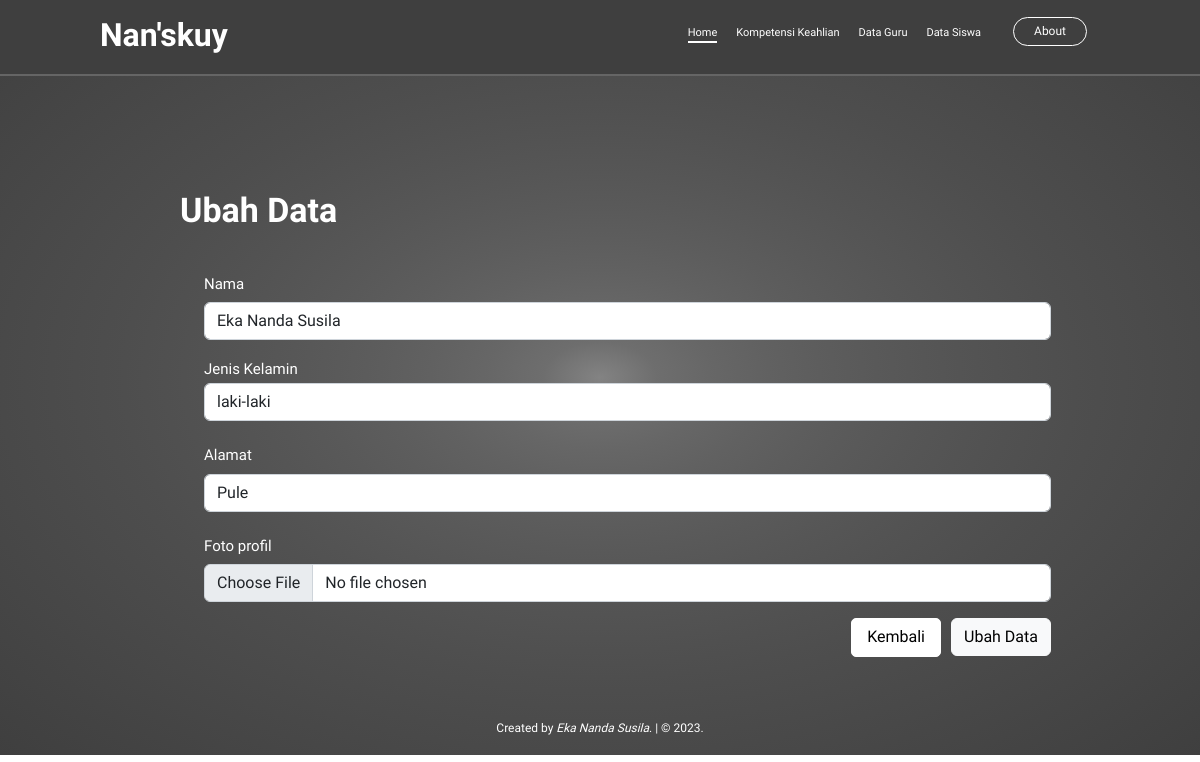
Screenshot of /public/siswa/getubah/1 with the database file from the repository.
### tables this page shows
CREATE TABLE `data_siswa` (
  `id` int(11) NOT NULL,
  `nama` varchar(255) NOT NULL,
  `jenis_kelamin` varchar(255) NOT NULL,
  `alamat` varchar(255) NOT NULL,
  `gambar` varchar(255) NOT NULL
);

### app/core/Controller.php (called while the page is built, shortened)
<?php
class Controller{
    public function view($view,$data =[]){
        require_once "../app/view/".$view.'.php';
    }
    public function model($model){
        return new $model;
    }
}

### app/controller/Siswa.php (called while the page is built, shortened)
<?php
class Siswa extends Controller{
public function getubah($id){
    $data['judul']="Ubah Data Siswa";
    $data['siswa']=$this->model('Siswa_model')->getBlogById($id);
    $this->view('siswa/getubah',$data);
}
}

### app/core/App.php (called while the page is built, shortened)
<?php
class App
{
    protected $method = "index";
    protected $params = [];
    public function __construct()
    {
        $url = $this->parseURL();
        if(isset($url[1]))
            {
        if(file_exists('../app/controller/'.$url[0].'.php')){
            unset($url[0]);
        }}
            $this->controller = new
            $this->controller;
            if(isset($url[1]))
            {
                if(method_exists($this->controller,
                $url[1])){
                    $this->method= $url[1];
                    unset($url[1]);
                }
            }
            if(!empty($url)){
                    $this->params = array_values($url);
            }
            call_user_func_array(
                [$this->controller,$this->method],
                $this->params);
    }
    public function parseURL()
    {
        if (isset($_GET['url'])){
            $url = ($_GET['url']. "/");
            $url = filter_var($url, FILTER_SANITIZE_URL);
            $url = explode('/',$url);
            return $url;
        }
    }
}
?>

### public/index.php (called while the page is built, shortened)
<?php
$app = new App;
?>

### app/core/Database.php (called while the page is built, shortened)
<?php
class Database {
    private $host = DB_HOST;
    private $user = DB_USER;
    private $pass = DB_PASS;
    private $db_name = DB_NAME;
    private $dbh;
    private $stmt;
    public function __construct()
    {
        $dsn = 'mysql:host=' . $this->host . ';dbname=' . $this->db_name;
        $option = [
            PDO::ATTR_PERSISTENT => true,
            PDO::ATTR_ERRMODE => PDO::ERRMODE_EXCEPTION
        ];
        try {
            $this->dbh = new PDO($dsn, $this->user, $this->pass, $option);
        } catch(PDOException $e) {
            die($e->getMessage());
        }
    }
    public function query($query)
    {
        $this->stmt = $this->dbh->prepare($query);
    }
    public function bind($param, $value, $type = null)
    {
        if( is_null($type) ) {
            switch( true ) {
                default :
                    $type = PDO::PARAM_STR;
            }
        }
        $this->stmt->bindValue($param, $value, $type);
    }
    public function execute()
    {
        $this->stmt->execute();
    }
    public function resultSingle()
    {
        $this->execute();
        return $this->stmt->fetch(PDO::FETCH_ASSOC);
    }
}

### app/model/Siswa_model.php (called while the page is built, shortened)
<?php
class Siswa_model
{
    private $table = 'data_siswa';
    private $db;
    public function __construct()
    {
        $this->db = new Database;
    }
    public function getBlogById($id)
    {
        $this->db->query("SELECT * FROM " . $this->table . ' WHERE id=:id');
        $this->db->bind('id', $id);
        return $this->db->resultSingle();
    }
}

### app/view/siswa/getubah.php (the view, shortened to what this page needs)
<body>
  <div style="margin-bottom:-50px;" class="content">
    <div class="main">
      <div class="main-text">
        <h1 style="font-size: 34px;" class="display-4 fw-bold">Ubah Data</h1>
        <br>
        <form class="mx-1 mx-md-4" action="<?= BASE_URL; ?>/siswa/ubah/<?= $data['siswa']['id']; ?>" method="post"
              enctype="multipart/form-data">
          <div class="mb-3">
            <label for="recipient-name" class="col-form-label">Nama</label>
            <input type="text" class="form-control" value="<?= $data['siswa']['nama']; ?>" name="nama">
          </div>
          <div class="form-group mb-3">
            <label for="jenis_kelamin">Jenis Kelamin</label>
            <select class="form-control" required name="jenis_kelamin">
              <option value="<?= $data['siswa']['jenis_kelamin']; ?>"><?= $data['siswa']['jenis_kelamin']; ?></option>
            </select>
          </div>
          <div class="mb-3">
            <label for="recipient-name" class="col-form-label">Alamat</label>
            <input type="text" class="form-control" required value="<?= $data['siswa']['alamat']; ?>" name="alamat">
          </div>
          <div class="form-outline flex-fill mb-3">
            <label for="recipient-name" class="col-form-label">Foto profil</label>
            <input class="form-control" type="file" name="gambar" value="<?= $data['siswa']['gambar']; ?>" required
              placeholder="Masukkan Foto Profil Anda">
          </div>
          <div class="modal-footer">
            <a style="margin-right:10px; border-radius: 5px;padding:7px 15px;" href="<?= BASE_URL; ?>/siswa"
              style="text-decoration:none;" class="btn btn-secondary">Kembali</a>
            <button type="submit" class="btn btn-light">Ubah Data</button>
          </div>
        </form>
      </div>
    </div>
  </div>
  </div>

### app/view/templates/header.php (style rules this page uses)
* { padding: 0; margin: 0; box-sizing: border-box; font-family: 'Patua One', cursive; }
body { overflow-x: hidden; }
.content { padding-top: 190px; }
.content .main-text { left: 15%; position: relative; z-index: 2; max-width: 100%; width: 895px; color: white; line-height: 1.8; font-size: 15px; }
.content .main-text a { display: inline-block; text-decoration: none; color: black; background: white; border: 1px solid white; padding: 9px 25px; line-height: 1.4; border-radius: 30px; }

### rows the page displays
data_siswa: nama "Eka Nanda Susila", jenis_kelamin "laki-laki", alamat "Pule"
